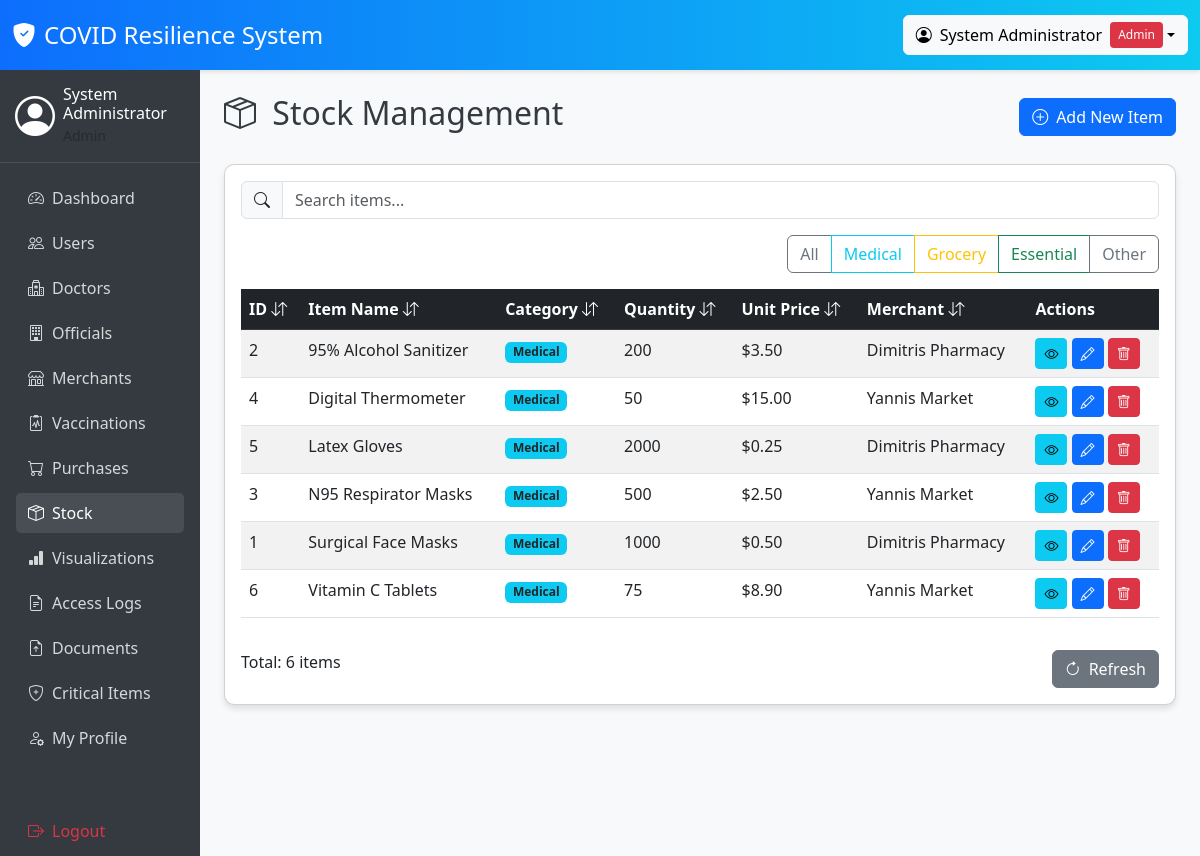
Screenshot of /stock.php (signed in) with the database file from the repository.
### tables this page shows
CREATE TABLE stock (
    stock_id INT AUTO_INCREMENT PRIMARY KEY,
    merchant_id INT NOT NULL,
    item_name VARCHAR(100) NOT NULL,
    category ENUM('Medical', 'Grocery', 'Essential', 'Other') NOT NULL,
    unit_price DECIMAL(10, 2),
    quantity_available INT NOT NULL DEFAULT 0,
    description TEXT,
    created_at TIMESTAMP DEFAULT CURRENT_TIMESTAMP,
    updated_at TIMESTAMP DEFAULT CURRENT_TIMESTAMP ON UPDATE CURRENT_TIMESTAMP,
    last_updated TIMESTAMP GENERATED ALWAYS AS (updated_at) STORED,
    FOREIGN KEY (merchant_id) REFERENCES merchants(merchant_id) ON DELETE CASCADE ON UPDATE CASCADE,
    INDEX idx_merchant_id (merchant_id),
    INDEX idx_item_name (item_name),
    INDEX idx_category (category),
    INDEX idx_quantity (quantity_available)
);

CREATE TABLE merchants (
    merchant_id INT AUTO_INCREMENT PRIMARY KEY,
    prs_id VARCHAR(20) UNIQUE NOT NULL,
    merchant_name VARCHAR(100) NOT NULL,
    contact_email VARCHAR(100),
    contact_phone VARCHAR(20),
    city VARCHAR(50),
    business_license VARCHAR(100),
    user_id INT,
    status ENUM('Pending', 'Approved', 'Rejected') DEFAULT 'Pending',
    approved_by INT DEFAULT NULL,
    approved_at TIMESTAMP NULL DEFAULT NULL,
    rejection_reason TEXT DEFAULT NULL,
    created_at TIMESTAMP DEFAULT CURRENT_TIMESTAMP,
    FOREIGN KEY (user_id) REFERENCES users(user_id) ON DELETE SET NULL ON UPDATE CASCADE,
    FOREIGN KEY (approved_by) REFERENCES users(user_id) ON DELETE SET NULL ON UPDATE CASCADE,
    INDEX idx_merchant_name (merchant_name),
    INDEX idx_prs_id (prs_id),
    INDEX idx_city (city),
    INDEX idx_status (status),
    INDEX idx_approved_by (approved_by)
);

### session_check.php (called while the page is built, shortened)
<?php
function hasRole($required_role) {
    if (is_array($required_role)) {
        return in_array($_SESSION['role'], $required_role);
    }
    return $_SESSION['role'] === $required_role;
}
?>

### stock.php (the view, shortened to what this page needs)
<?php
require_once 'session_check.php';
$is_admin = ($_SESSION['role'] === 'Admin');
$is_official = ($_SESSION['role'] === 'Official');
$is_merchant = ($_SESSION['role'] === 'Merchant');
$is_citizen = ($_SESSION['role'] === 'Citizen');
$can_manage_stock = ($is_admin || $is_official || $is_merchant);
$action = isset($_GET['action']) ? $_GET['action'] : 'list';
$merchant_id = 0;
if ($action === 'list' || $action === 'edit' || $action === 'view') {
    try {
        $pdo = getDBConnection();
        $stmt = $pdo->query("
            SELECT s.*, m.merchant_name
            FROM stock s
            JOIN merchants m ON s.merchant_id = m.merchant_id
            ORDER BY s.category, s.item_name
        ");
        $stock_items = $stmt->fetchAll(PDO::FETCH_ASSOC);
    } catch (PDOException $e) {
        $error_message = "Database error: " . $e->getMessage();
    }
}
function getCategoryBadgeClass($category) {
    switch ($category) {
        case 'Medical':
            return 'bg-info text-dark';
    }
}
function canManageStockItem($item, $user_merchant_id, $is_admin, $is_official, $is_merchant) {
    if ($is_admin || $is_official) {
        return true;
    }
    return false;
}
?>
<!DOCTYPE html>
<html lang="en">
<head>
    <link rel="stylesheet" href="https://cdn.jsdelivr.net/npm/bootstrap@5.3.0/dist/css/bootstrap.min.css">
    <link rel="stylesheet" href="https://cdn.jsdelivr.net/npm/bootstrap-icons@1.10.0/font/bootstrap-icons.css">
</head>
<body>
    <div class="top-bar">
        <div class="container-fluid">
            <div class="row align-items-center">
                <div class="col">
                    <h4 class="mb-0 d-flex align-items-center">
                        <i class="bi bi-shield-fill-check me-2"></i>
                        COVID Resilience System
                    </h4>
                </div>
                <div class="col-auto">
                    <div class="dropdown">
                        <button class="btn btn-light dropdown-toggle d-flex align-items-center" type="button" id="userDropdown" data-bs-toggle="dropdown" aria-expanded="false">
                            <i class="bi bi-person-circle me-2"></i>
                            <?php echo htmlspecialchars($_SESSION['full_name'] ?? $_SESSION['username']); ?>
                            <span class="role-badge role-<?php echo strtolower($_SESSION['role']); ?>"><?php echo $_SESSION['role']; ?></span>
                        </button>
                    </div>
                </div>
            </div>
        </div>
    </div>
    <div class="container-fluid">
        <div class="row">
            <div class="col-md-2 sidebar p-0">
                <div class="user-profile">
                    <div class="d-flex align-items-center">
                        <i class="bi bi-person-circle fs-1 me-2"></i>
                        <div>
                            <h6 class="mb-0"><?php echo htmlspecialchars($_SESSION['full_name'] ?? $_SESSION['username']); ?></h6>
                            <small class="text-muted"><?php echo htmlspecialchars($_SESSION['role']); ?></small>
                        </div>
                    </div>
                </div>
                <ul class="nav flex-column px-3">
                    <li class="nav-item">
                        <a class="nav-link" href="dashboard.php">
                            <i class="bi bi-speedometer2 me-2"></i>Dashboard
                        </a>
                    </li>
                    <li class="nav-item">
                        <a class="nav-link" href="users.php">
                            <i class="bi bi-people me-2"></i>Users
                        </a>
                    </li>
                    <li class="nav-item">
                        <a class="nav-link" href="doctors.php">
                            <i class="bi bi-hospital me-2"></i>Doctors
                        </a>
                    </li>
                    <li class="nav-item">
                        <a class="nav-link" href="government_officials.php">
                            <i class="bi bi-building me-2"></i>Officials
                        </a>
                    </li>
                    <li class="nav-item">
                        <a class="nav-link" href="merchants.php">
                            <i class="bi bi-shop me-2"></i>Merchants
                        </a>
                    </li>
                    <li class="nav-item">
                        <a class="nav-link" href="vaccination_records.php">
                            <i class="bi bi-clipboard2-pulse me-2"></i>Vaccinations
                        </a>
                    </li>
                    <li class="nav-item">
                        <a class="nav-link" href="purchases.php">
                            <i class="bi bi-cart me-2"></i>Purchases
                        </a>
                    </li>
                    <li class="nav-item">
                        <a class="nav-link active" href="stock.php">
                            <i class="bi bi-box-seam me-2"></i>Stock
                        </a>
                    </li>
                    <li class="nav-item">
                        <a class="nav-link" href="visualization_dashboard.php">
                            <i class="bi bi-bar-chart-fill me-2"></i>Visualizations
                        </a>
                    </li>
                    <li class="nav-item">
                        <a class="nav-link" href="access_logs.php">
                            <i class="bi bi-file-earmark-text me-2"></i>Access Logs
                        </a>
                    </li>
                    <li class="nav-item">
                        <a class="nav-link" href="document_upload.php">
                            <i class="bi bi-file-earmark-arrow-up me-2"></i>Documents
                        </a>
                    </li>
                    <li class="nav-item">
                        <a class="nav-link" href="critical_items.php">
                            <i class="bi bi-shield-plus me-2"></i>Critical Items
                        </a>
                    </li>
                    <li class="nav-item">
                        <a class="nav-link" href="profile.php">
                            <i class="bi bi-person-gear me-2"></i>My Profile
                        </a>
                    </li>
                    <li class="nav-item mt-5">
                        <a class="nav-link text-danger" href="logout.php">
                            <i class="bi bi-box-arrow-right me-2"></i>Logout
                        </a>
                    </li>
                </ul>
            </div>
            <div class="col-md-10 p-4">
                <?php if ($action === 'list'): ?>
                <div class="d-flex justify-content-between align-items-center mb-4">
                    <h2>
                        <i class="bi bi-box-seam me-2"></i>
                        <?php echo hasRole(['Merchant']) ? 'Stock Management' : 'Stock Management'; ?>
                    </h2>
                    <?php if ($can_manage_stock): ?>
                    <div>
                        <button type="button" class="btn btn-primary" data-bs-toggle="modal" data-bs-target="#addStockModal">
                            <i class="bi bi-plus-circle me-2"></i>Add New Item
                        </button>
                    </div>
                    <?php endif; ?>
                </div>
                <div class="card">
                    <div class="card-body">
                        <div class="input-group mb-3">
                            <span class="input-group-text"><i class="bi bi-search"></i></span>
                            <input type="text" id="searchInput" class="form-control" placeholder="Search items..." oninput="filterTable()">
                        </div>
                        <div class="mb-3 text-end">
                            <div class="btn-group" role="group">
                                <button type="button" class="btn btn-outline-secondary" onclick="filterItems('all')">All</button>
                                <button type="button" class="btn btn-outline-info" onclick="filterItems('Medical')">Medical</button>
                                <button type="button" class="btn btn-outline-warning" onclick="filterItems('Grocery')">Grocery</button>
                                <button type="button" class="btn btn-outline-success" onclick="filterItems('Essential')">Essential</button>
                                <button type="button" class="btn btn-outline-secondary" onclick="filterItems('Other')">Other</button>
                            </div>
                        </div>
                        <div class="table-responsive">
                            <table id="stockTable" class="table table-striped table-hover">
                                <thead class="table-dark">
                                    <tr>
                                        <th onclick="sortTable(0)">ID <i class="bi bi-arrow-down-up"></i></th>
                                        <th onclick="sortTable(1)">Item Name <i class="bi bi-arrow-down-up"></i></th>
                                        <th onclick="sortTable(2)">Category <i class="bi bi-arrow-down-up"></i></th>
                                        <th onclick="sortTable(3)">Quantity <i class="bi bi-arrow-down-up"></i></th>
                                        <th onclick="sortTable(4)">Unit Price <i class="bi bi-arrow-down-up"></i></th>
                                        <?php if (!hasRole(['Merchant'])): ?>
                                        <th onclick="sortTable(5)">Merchant <i class="bi bi-arrow-down-up"></i></th>
                                        <?php endif; ?>
                                        <?php if (!$is_citizen): ?>
                                        <th>Actions</th>
                                        <?php endif; ?>
                                    </tr>
                                </thead>
                                <tbody>
                                    <?php if (empty($stock_items)): ?>
                                    <tr><td colspan="<?php echo !$is_citizen ? (hasRole(['Merchant']) ? '6' : '7') : (hasRole(['Merchant']) ? '5' : '6'); ?>" class="text-center">No stock items found</td></tr>
                                    <?php else: ?>
                                    <?php foreach ($stock_items as $item): ?>
                                    <tr data-category="<?php echo htmlspecialchars($item['category']); ?>">
                                        <td><?php echo htmlspecialchars($item['stock_id']); ?></td>
                                        <td><?php echo htmlspecialchars($item['item_name']); ?></td>
                                        <td>
                                            <span class="badge <?php echo getCategoryBadgeClass($item['category']); ?>">
                                                <?php echo htmlspecialchars($item['category']); ?>
                                            </span>
                                        </td>
                                        <td><?php echo htmlspecialchars($item['quantity_available']); ?></td>
                                        <td>$<?php echo number_format((float)$item['unit_price'], 2); ?></td>
                                        <?php if (!hasRole(['Merchant'])): ?>
                                        <td><?php echo htmlspecialchars($item['merchant_name']); ?></td>
                                        <?php endif; ?>
                                        <?php if (!$is_citizen): ?>
                                        <td>
                                            <?php if (canManageStockItem($item, $merchant_id, $is_admin, $is_official, $is_merchant)): ?>
                                                <button class="btn btn-sm btn-info" onclick="viewStock(<?php echo $item['stock_id']; ?>)" title="View Item">
                                                    <i class="bi bi-eye"></i>
                                                </button>
                                                <button class="btn btn-sm btn-primary" onclick="editStock(<?php echo $item['stock_id']; ?>)" title="Edit Item">
                                                    <i class="bi bi-pencil"></i>
                                                </button>
                                                <button class="btn btn-sm btn-danger" onclick="confirmDelete(<?php echo $item['stock_id']; ?>, '<?php echo htmlspecialchars(addslashes($item['item_name'])); ?>')" title="Delete Item">
                                                    <i class="bi bi-trash"></i>
                                                </button>
                                            <?php else: ?>
                                                <button class="btn btn-sm btn-secondary" onclick="showPermissionMessage()" title="View Only">
                                                    <i class="bi bi-eye-slash"></i>
                                                </button>
                                            <?php endif; ?>
                                        </td>
                                        <?php endif; ?>
                                    </tr>
                                    <?php endforeach; ?>
                                    <?php endif; ?>
                                </tbody>
                            </table>
                        </div>
                        <div class="d-flex justify-content-between mt-3">
                            <div>
                                Total: <span id="totalItems"><?php echo count($stock_items); ?></span> item<?php echo count($stock_items) != 1 ? 's' : ''; ?>
                            </div>
                            <div>
                                <button type="button" class="btn btn-secondary" onclick="window.location.reload();">
                                    <i class="bi bi-arrow-clockwise me-2"></i>Refresh
                                </button>
                            </div>
                        </div>
                    </div>
                </div>
                <?php endif; ?>
            </div>
        </div>
    </div>
</body>
</html>

### rows the page displays
stock: stock_id "2", item_name "95% Alcohol Sanitizer", category "Medical", quantity_available "200", unit_price "3.50", merchant.merchant_name "Dimitris Pharmacy"
stock: stock_id "4", item_name "Digital Thermometer", category "Medical", quantity_available "50", unit_price "15.00", merchant.merchant_name "Yannis Market"
stock: stock_id "5", item_name "Latex Gloves", category "Medical", quantity_available "2000", unit_price "0.25", merchant.merchant_name "Dimitris Pharmacy"
stock: stock_id "3", item_name "N95 Respirator Masks", category "Medical", quantity_available "500", unit_price "2.50", merchant.merchant_name "Yannis Market"
stock: stock_id "1", item_name "Surgical Face Masks", category "Medical", quantity_available "1000", unit_price "0.50", merchant.merchant_name "Dimitris Pharmacy"
stock: stock_id "6", item_name "Vitamin C Tablets", category "Medical", quantity_available "75", unit_price "8.90", merchant.merchant_name "Yannis Market"

### other values shown
$_SESSION['full_name'] "System Administrator"
$_SESSION['role'] "Admin"
count($stock_items) "6"
